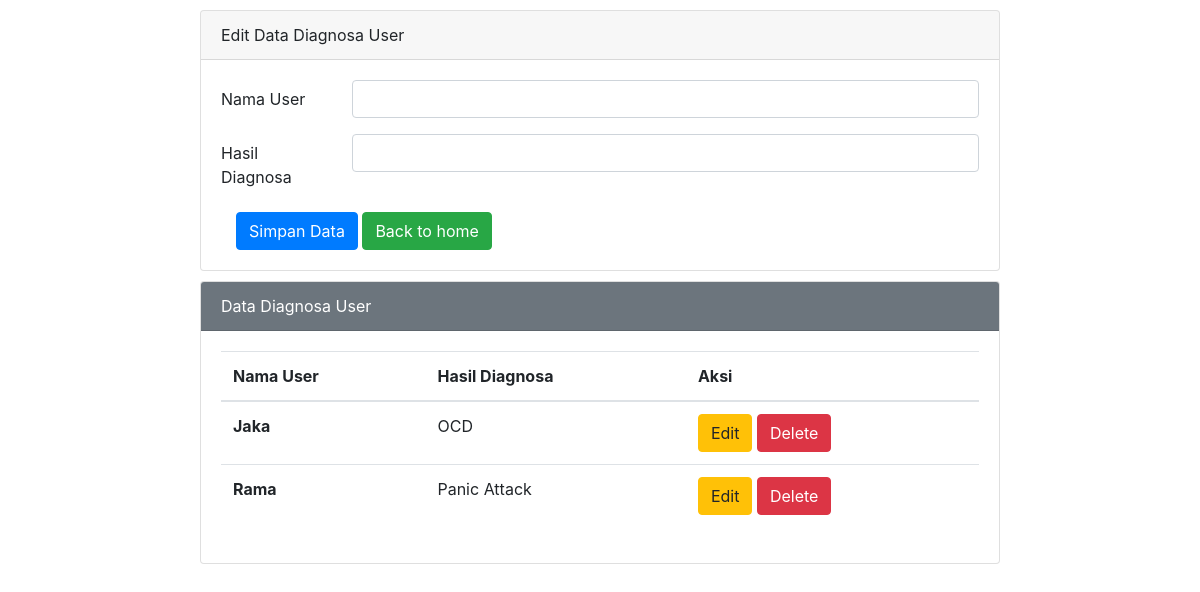
Page /admin-datauser.php on the committed database.
### tables this page shows
CREATE TABLE `tb_data_diagnosa` (
  `id_diagnosa` int(11) NOT NULL,
  `nama_user` varchar(25) NOT NULL,
  `hasil_diagnosa` varchar(100) NOT NULL
);

### admin-datauser.php (the view, shortened to what this page needs)
<?php
$host = "localhost";
$user = "root";
$pass = "";
$db = "sispak";
$koneksi = mysqli_connect($host, $user, $pass, $db);
$namauser = "";
$namapenyakit = "";
?>
<!DOCTYPE html>
<html lang="en">
<head>
    <link rel="stylesheet" href="https://cdn.jsdelivr.net/npm/bootstrap@4.0.0/dist/css/bootstrap.min.css"
>
</head>
<body>
    <div class="mx-auto">
        <div class="card">
            <div class="card-header">
                Edit Data Diagnosa User
            </div>
            <div class="card-body">
                <form action="" method="POST">
                    <form>
                        <div class="form-group row">
                            <label for="namauser" class="col-sm-2 col-form-label">Nama User</label>
                            <div class="col-sm-10">
                                <input type="text" class="form-control" id="namauser" name="namauser"
                                    value="<?php echo $namauser ?>">
                            </div>
                        </div>
                        <div class="form-group row">
                            <label for="namapenyakit" class="col-sm-2 col-form-label">Hasil Diagnosa</label>
                            <div class="col-sm-10">
                                <input type="text" class="form-control" id="namapenyakit" name="namapenyakit"
                                    value="<?php echo $namapenyakit ?>">
                            </div>
                        </div>
                        <div class="col-12">
                            <input type="submit" name="simpan" value="Simpan Data" class="btn btn-primary"> <span> <a
                                    href="admin-home.php"><button type="button" class="btn btn-success">Back to
                                        home</button></a></span>
                        </div>
                    </form>
            </div>
        </div>
        <div class="card">
            <div class="card-header text-white bg-secondary">
                Data Diagnosa User
            </div>
            <div class="card-body">
                <table class="table">
                    <thead>
                        <tr>
                            <th scope="col">Nama User</th>
                            <th scope="col">Hasil Diagnosa</th>
                            <th scope="col">Aksi</th>
                        </tr>
                    <tbody>
                        <?php
                        $sql2 = "select * from tb_data_diagnosa order by nama_user asc";
                        $q2 = mysqli_query($koneksi, $sql2);
                        while ($r2 = mysqli_fetch_array($q2)) {
                            $namauser = $r2['nama_user'];
                            $namapenyakit = $r2['hasil_diagnosa'];
                            ?>
                            <tr>
                                <th scope="row">
                                    <?php echo $namauser ?>
                                </th>
                                <td scope="row">
                                    <?php echo $namapenyakit ?>
                                </td>
                                <td scope="row">
                                    <a href="admin-datauser.php?op=edit&namauser=<?php echo $namauser ?>"><button
                                            type="button" class="btn btn-warning">Edit</button></a>
                                    <a href="admin-datauser.php?op=delete&namauser=<?php echo $namauser ?>"
                                        onclick="return confirm('Anda yakin menghapus data diagnosa user?')"><button type="button"
                                            class="btn btn-danger">Delete</button></a>
                                </td>
                            </tr>
                            <?php
                        }
                        ?>
                    </tbody>
                    </thead>
                </table>
            </div>
        </div>
    </div>
</body>
</html>

### admin-datauser.php (style rules this page uses)
.mx-auto { width: 800px }
.card { margin-top: 10px }

### rows in the picture
tb_data_diagnosa: nama_user "Jaka", hasil_diagnosa "OCD"
tb_data_diagnosa: nama_user "Rama", hasil_diagnosa "Panic Attack"
